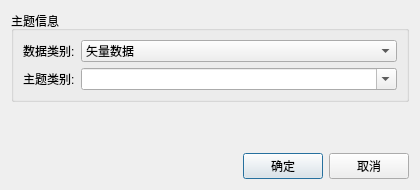
<?xml version="1.0" encoding="UTF-8"?>
<ui version="4.0">
 <class>ThemeAddDialog</class>
 <widget class="QDialog" name="ThemeAddDialog">
  <property name="geometry">
   <rect>
    <x>0</x>
    <y>0</y>
    <width>420</width>
    <height>190</height>
   </rect>
  </property>
  <property name="windowTitle">
   <string>添加主题</string>
  </property>
  <layout class="QVBoxLayout" name="mainLayout">
   <item>
    <widget class="QGroupBox" name="themeGroup">
     <property name="title">
      <string>主题信息</string>
     </property>
     <layout class="QFormLayout" name="themeForm">
      <item row="0" column="0">
       <widget class="QLabel" name="dataCategoryLabel">
        <property name="text">
         <string>数据类别:</string>
        </property>
       </widget>
      </item>
      <item row="0" column="1">
       <widget class="QComboBox" name="mDataCategoryCombo">
        <item>
         <property name="text">
          <string>矢量数据</string>
         </property>
        </item>
        <item>
         <property name="text">
          <string>栅格数据</string>
         </property>
        </item>
        <item>
         <property name="text">
          <string>AI文件</string>
         </property>
        </item>
        <item>
         <property name="text">
          <string>CDR文件</string>
         </property>
        </item>
        <item>
         <property name="text">
          <string>PDF文件</string>
         </property>
        </item>
        <item>
         <property name="text">
          <string>CAD文件</string>
         </property>
        </item>
        <item>
         <property name="text">
          <string>文档文件</string>
         </property>
        </item>
        <item>
         <property name="text">
          <string>其它</string>
         </property>
        </item>
       </widget>
      </item>
      <item row="1" column="0">
       <widget class="QLabel" name="themeNameLabel">
        <property name="text">
         <string>主题类别:</string>
        </property>
       </widget>
      </item>
      <item row="1" column="1">
       <widget class="QComboBox" name="mThemeNameCombo">
        <property name="editable">
         <bool>true</bool>
        </property>
        <property name="placeholderText">
         <string>输入新的主题类别，或下拉选择已有主题</string>
        </property>
       </widget>
      </item>
     </layout>
    </widget>
   </item>
   <item>
    <spacer name="verticalSpacer">
     <property name="orientation">
      <enum>Qt::Vertical</enum>
     </property>
     <property name="sizeHint" stdset="0">
      <size>
       <width>20</width>
       <height>10</height>
      </size>
     </property>
    </spacer>
   </item>
   <item>
    <layout class="QHBoxLayout" name="btnLayout">
     <item>
      <spacer name="horizontalSpacer">
       <property name="orientation">
        <enum>Qt::Horizontal</enum>
       </property>
       <property name="sizeHint" stdset="0">
        <size>
         <width>40</width>
         <height>20</height>
        </size>
       </property>
      </spacer>
     </item>
     <item>
      <widget class="QPushButton" name="mOkBtn">
       <property name="text">
        <string>确定</string>
       </property>
       <property name="default">
        <bool>true</bool>
       </property>
      </widget>
     </item>
     <item>
      <widget class="QPushButton" name="mCancelBtn">
       <property name="text">
        <string>取消</string>
       </property>
      </widget>
     </item>
    </layout>
   </item>
  </layout>
 </widget>
 <resources/>
 <connections/>
</ui>
